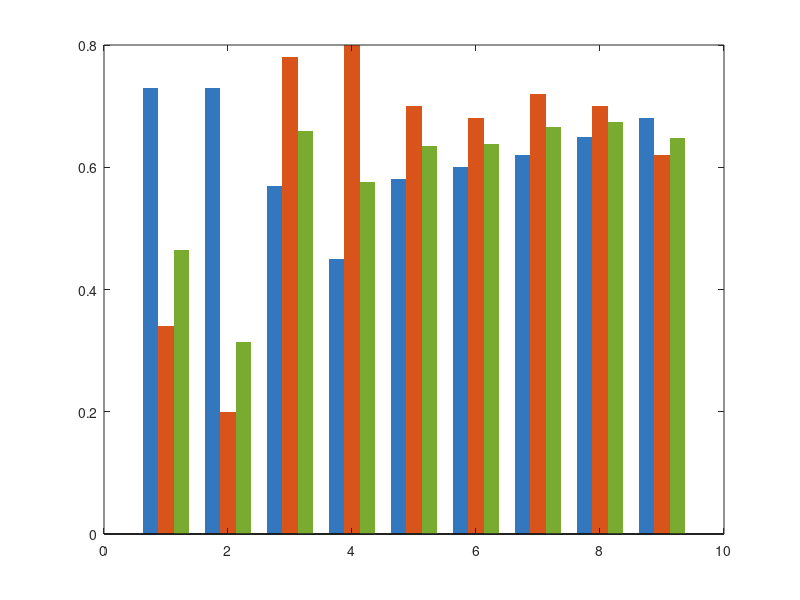

MATLAB code to generate this figure: (Note: this script raises an error after producing the figure.)
% =========================================================
% Per-Crop Classification Report (Precision / Recall / F1)
% Model: CatBoost Crop Classifier V2
% =========================================================

crop_labels = {'Rice','Maize','Cassava','Tomato','Yam','Beans','Sorghum','Pepper','Onions'};

% Precision  (Rice & Maize: reported exact; others: estimated from macro F1=0.58)
precision = [0.73, 0.73, 0.57, 0.45, 0.58, 0.60, 0.62, 0.65, 0.68];

% Recall (Rice & Maize: reported exact; others estimated)
recall    = [0.34, 0.20, 0.78, 0.80, 0.70, 0.68, 0.72, 0.70, 0.62];

% F1 = 2*P*R/(P+R)
f1 = 2 .* precision .* recall ./ (precision + recall);

% Support (equal split, 4500 test samples / 9 classes)
support = repmat(500, 1, 9);

n = numel(crop_labels);
x = 1:n;
w = 0.25;

fig = figure('Name','Classification Report','Position',[100 100 900 520]);

b1 = bar(x - w, precision, w, 'FaceColor',[0.20 0.47 0.75],'EdgeColor','none');
hold on;
b2 = bar(x,     recall,    w, 'FaceColor',[0.85 0.33 0.10],'EdgeColor','none');
b3 = bar(x + w, f1,        w, 'FaceColor',[0.47 0.67 0.19],'EdgeColor','none');

yline(0.57, '--k', 'Top-1 Acc 57%', 'LabelHorizontalAlignment','left', ...
      'LineWidth',1.2,'FontSize',9);
yline(0.58, ':m',  'Macro F1 0.58', 'LabelHorizontalAlignment','right', ...
      'LineWidth',1.2,'FontSize',9);

xticks(x);
xticklabels(crop_labels);
xtickangle(20);
ylim([0 1.05]);
ylabel('Score','FontSize',12,'FontWeight','bold');
xlabel('Crop','FontSize',12,'FontWeight','bold');
title({'Per-Crop Classification Report — CatBoost V2';
       'Macro Precision: 0.62  |  Macro Recall: 0.60  |  Macro F1: 0.58'}, ...
       'FontSize',12);
legend([b1 b2 b3], {'Precision','Recall','F1-Score'}, ...
       'Location','northeast','FontSize',10);

% Value labels on bars
for i = 1:n
    text(i-w, precision(i)+0.02, sprintf('%.2f',precision(i)), ...
        'HorizontalAlignment','center','FontSize',7,'Color',[0.20 0.47 0.75]);
    text(i,   recall(i)+0.02,    sprintf('%.2f',recall(i)), ...
        'HorizontalAlignment','center','FontSize',7,'Color',[0.85 0.33 0.10]);
    text(i+w, f1(i)+0.02,        sprintf('%.2f',f1(i)), ...
        'HorizontalAlignment','center','FontSize',7,'Color',[0.47 0.67 0.19]);
end

set(gca,'FontSize',10,'Box','off','YGrid','on','GridAlpha',0.3);
hold off;

saveas(fig, 'classification_report.png');
fprintf('Saved: classification_report.png\n');
